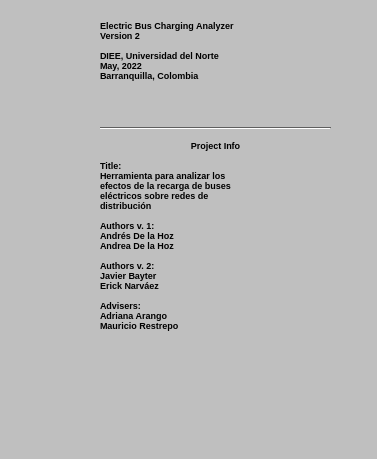
<?xml version="1.0" encoding="UTF-8"?>
<ui version="4.0">
 <class>AboutWindow</class>
 <widget class="QDialog" name="AboutWindow">
  <property name="windowModality">
   <enum>Qt::WindowModal</enum>
  </property>
  <property name="enabled">
   <bool>true</bool>
  </property>
  <property name="geometry">
   <rect>
    <x>0</x>
    <y>0</y>
    <width>377</width>
    <height>459</height>
   </rect>
  </property>
  <property name="sizePolicy">
   <sizepolicy hsizetype="Preferred" vsizetype="Preferred">
    <horstretch>0</horstretch>
    <verstretch>0</verstretch>
   </sizepolicy>
  </property>
  <property name="palette">
   <palette>
    <active>
     <colorrole role="WindowText">
      <brush brushstyle="SolidPattern">
       <color alpha="255">
        <red>0</red>
        <green>0</green>
        <blue>0</blue>
       </color>
      </brush>
     </colorrole>
     <colorrole role="Button">
      <brush brushstyle="SolidPattern">
       <color alpha="255">
        <red>191</red>
        <green>191</green>
        <blue>191</blue>
       </color>
      </brush>
     </colorrole>
     <colorrole role="Light">
      <brush brushstyle="SolidPattern">
       <color alpha="255">
        <red>255</red>
        <green>255</green>
        <blue>255</blue>
       </color>
      </brush>
     </colorrole>
     <colorrole role="Midlight">
      <brush brushstyle="SolidPattern">
       <color alpha="255">
        <red>223</red>
        <green>223</green>
        <blue>223</blue>
       </color>
      </brush>
     </colorrole>
     <colorrole role="Dark">
      <brush brushstyle="SolidPattern">
       <color alpha="255">
        <red>95</red>
        <green>95</green>
        <blue>95</blue>
       </color>
      </brush>
     </colorrole>
     <colorrole role="Mid">
      <brush brushstyle="SolidPattern">
       <color alpha="255">
        <red>127</red>
        <green>127</green>
        <blue>127</blue>
       </color>
      </brush>
     </colorrole>
     <colorrole role="Text">
      <brush brushstyle="SolidPattern">
       <color alpha="255">
        <red>0</red>
        <green>0</green>
        <blue>0</blue>
       </color>
      </brush>
     </colorrole>
     <colorrole role="BrightText">
      <brush brushstyle="SolidPattern">
       <color alpha="255">
        <red>255</red>
        <green>255</green>
        <blue>255</blue>
       </color>
      </brush>
     </colorrole>
     <colorrole role="ButtonText">
      <brush brushstyle="SolidPattern">
       <color alpha="255">
        <red>0</red>
        <green>0</green>
        <blue>0</blue>
       </color>
      </brush>
     </colorrole>
     <colorrole role="Base">
      <brush brushstyle="SolidPattern">
       <color alpha="255">
        <red>255</red>
        <green>255</green>
        <blue>255</blue>
       </color>
      </brush>
     </colorrole>
     <colorrole role="Window">
      <brush brushstyle="SolidPattern">
       <color alpha="255">
        <red>191</red>
        <green>191</green>
        <blue>191</blue>
       </color>
      </brush>
     </colorrole>
     <colorrole role="Shadow">
      <brush brushstyle="SolidPattern">
       <color alpha="255">
        <red>0</red>
        <green>0</green>
        <blue>0</blue>
       </color>
      </brush>
     </colorrole>
     <colorrole role="AlternateBase">
      <brush brushstyle="SolidPattern">
       <color alpha="255">
        <red>223</red>
        <green>223</green>
        <blue>223</blue>
       </color>
      </brush>
     </colorrole>
     <colorrole role="ToolTipBase">
      <brush brushstyle="SolidPattern">
       <color alpha="255">
        <red>255</red>
        <green>255</green>
        <blue>220</blue>
       </color>
      </brush>
     </colorrole>
     <colorrole role="ToolTipText">
      <brush brushstyle="SolidPattern">
       <color alpha="255">
        <red>0</red>
        <green>0</green>
        <blue>0</blue>
       </color>
      </brush>
     </colorrole>
    </active>
    <inactive>
     <colorrole role="WindowText">
      <brush brushstyle="SolidPattern">
       <color alpha="255">
        <red>0</red>
        <green>0</green>
        <blue>0</blue>
       </color>
      </brush>
     </colorrole>
     <colorrole role="Button">
      <brush brushstyle="SolidPattern">
       <color alpha="255">
        <red>191</red>
        <green>191</green>
        <blue>191</blue>
       </color>
      </brush>
     </colorrole>
     <colorrole role="Light">
      <brush brushstyle="SolidPattern">
       <color alpha="255">
        <red>255</red>
        <green>255</green>
        <blue>255</blue>
       </color>
      </brush>
     </colorrole>
     <colorrole role="Midlight">
      <brush brushstyle="SolidPattern">
       <color alpha="255">
        <red>223</red>
        <green>223</green>
        <blue>223</blue>
       </color>
      </brush>
     </colorrole>
     <colorrole role="Dark">
      <brush brushstyle="SolidPattern">
       <color alpha="255">
        <red>95</red>
        <green>95</green>
        <blue>95</blue>
       </color>
      </brush>
     </colorrole>
     <colorrole role="Mid">
      <brush brushstyle="SolidPattern">
       <color alpha="255">
        <red>127</red>
        <green>127</green>
        <blue>127</blue>
       </color>
      </brush>
     </colorrole>
     <colorrole role="Text">
      <brush brushstyle="SolidPattern">
       <color alpha="255">
        <red>0</red>
        <green>0</green>
        <blue>0</blue>
       </color>
      </brush>
     </colorrole>
     <colorrole role="BrightText">
      <brush brushstyle="SolidPattern">
       <color alpha="255">
        <red>255</red>
        <green>255</green>
        <blue>255</blue>
       </color>
      </brush>
     </colorrole>
     <colorrole role="ButtonText">
      <brush brushstyle="SolidPattern">
       <color alpha="255">
        <red>0</red>
        <green>0</green>
        <blue>0</blue>
       </color>
      </brush>
     </colorrole>
     <colorrole role="Base">
      <brush brushstyle="SolidPattern">
       <color alpha="255">
        <red>255</red>
        <green>255</green>
        <blue>255</blue>
       </color>
      </brush>
     </colorrole>
     <colorrole role="Window">
      <brush brushstyle="SolidPattern">
       <color alpha="255">
        <red>191</red>
        <green>191</green>
        <blue>191</blue>
       </color>
      </brush>
     </colorrole>
     <colorrole role="Shadow">
      <brush brushstyle="SolidPattern">
       <color alpha="255">
        <red>0</red>
        <green>0</green>
        <blue>0</blue>
       </color>
      </brush>
     </colorrole>
     <colorrole role="AlternateBase">
      <brush brushstyle="SolidPattern">
       <color alpha="255">
        <red>223</red>
        <green>223</green>
        <blue>223</blue>
       </color>
      </brush>
     </colorrole>
     <colorrole role="ToolTipBase">
      <brush brushstyle="SolidPattern">
       <color alpha="255">
        <red>255</red>
        <green>255</green>
        <blue>220</blue>
       </color>
      </brush>
     </colorrole>
     <colorrole role="ToolTipText">
      <brush brushstyle="SolidPattern">
       <color alpha="255">
        <red>0</red>
        <green>0</green>
        <blue>0</blue>
       </color>
      </brush>
     </colorrole>
    </inactive>
    <disabled>
     <colorrole role="WindowText">
      <brush brushstyle="SolidPattern">
       <color alpha="255">
        <red>95</red>
        <green>95</green>
        <blue>95</blue>
       </color>
      </brush>
     </colorrole>
     <colorrole role="Button">
      <brush brushstyle="SolidPattern">
       <color alpha="255">
        <red>191</red>
        <green>191</green>
        <blue>191</blue>
       </color>
      </brush>
     </colorrole>
     <colorrole role="Light">
      <brush brushstyle="SolidPattern">
       <color alpha="255">
        <red>255</red>
        <green>255</green>
        <blue>255</blue>
       </color>
      </brush>
     </colorrole>
     <colorrole role="Midlight">
      <brush brushstyle="SolidPattern">
       <color alpha="255">
        <red>223</red>
        <green>223</green>
        <blue>223</blue>
       </color>
      </brush>
     </colorrole>
     <colorrole role="Dark">
      <brush brushstyle="SolidPattern">
       <color alpha="255">
        <red>95</red>
        <green>95</green>
        <blue>95</blue>
       </color>
      </brush>
     </colorrole>
     <colorrole role="Mid">
      <brush brushstyle="SolidPattern">
       <color alpha="255">
        <red>127</red>
        <green>127</green>
        <blue>127</blue>
       </color>
      </brush>
     </colorrole>
     <colorrole role="Text">
      <brush brushstyle="SolidPattern">
       <color alpha="255">
        <red>95</red>
        <green>95</green>
        <blue>95</blue>
       </color>
      </brush>
     </colorrole>
     <colorrole role="BrightText">
      <brush brushstyle="SolidPattern">
       <color alpha="255">
        <red>255</red>
        <green>255</green>
        <blue>255</blue>
       </color>
      </brush>
     </colorrole>
     <colorrole role="ButtonText">
      <brush brushstyle="SolidPattern">
       <color alpha="255">
        <red>95</red>
        <green>95</green>
        <blue>95</blue>
       </color>
      </brush>
     </colorrole>
     <colorrole role="Base">
      <brush brushstyle="SolidPattern">
       <color alpha="255">
        <red>191</red>
        <green>191</green>
        <blue>191</blue>
       </color>
      </brush>
     </colorrole>
     <colorrole role="Window">
      <brush brushstyle="SolidPattern">
       <color alpha="255">
        <red>191</red>
        <green>191</green>
        <blue>191</blue>
       </color>
      </brush>
     </colorrole>
     <colorrole role="Shadow">
      <brush brushstyle="SolidPattern">
       <color alpha="255">
        <red>0</red>
        <green>0</green>
        <blue>0</blue>
       </color>
      </brush>
     </colorrole>
     <colorrole role="AlternateBase">
      <brush brushstyle="SolidPattern">
       <color alpha="255">
        <red>191</red>
        <green>191</green>
        <blue>191</blue>
       </color>
      </brush>
     </colorrole>
     <colorrole role="ToolTipBase">
      <brush brushstyle="SolidPattern">
       <color alpha="255">
        <red>255</red>
        <green>255</green>
        <blue>220</blue>
       </color>
      </brush>
     </colorrole>
     <colorrole role="ToolTipText">
      <brush brushstyle="SolidPattern">
       <color alpha="255">
        <red>0</red>
        <green>0</green>
        <blue>0</blue>
       </color>
      </brush>
     </colorrole>
    </disabled>
   </palette>
  </property>
  <property name="font">
   <font>
    <family>MS Sans Serif</family>
   </font>
  </property>
  <property name="contextMenuPolicy">
   <enum>Qt::DefaultContextMenu</enum>
  </property>
  <property name="acceptDrops">
   <bool>false</bool>
  </property>
  <property name="windowTitle">
   <string>About Electric Bus Charging Analyzer</string>
  </property>
  <property name="windowIcon">
   <iconset>
    <normaloff>../Imgs/iconBus.png</normaloff>../Imgs/iconBus.png</iconset>
  </property>
  <property name="statusTip">
   <string/>
  </property>
  <property name="whatsThis">
   <string/>
  </property>
  <property name="layoutDirection">
   <enum>Qt::LeftToRight</enum>
  </property>
  <property name="autoFillBackground">
   <bool>false</bool>
  </property>
  <property name="styleSheet">
   <string notr="true"/>
  </property>
  <property name="sizeGripEnabled">
   <bool>false</bool>
  </property>
  <property name="modal">
   <bool>false</bool>
  </property>
  <widget class="QLabel" name="AppIcon">
   <property name="geometry">
    <rect>
     <x>20</x>
     <y>10</y>
     <width>71</width>
     <height>51</height>
    </rect>
   </property>
   <property name="text">
    <string/>
   </property>
   <property name="pixmap">
    <pixmap>../Imgs/iconBus.png</pixmap>
   </property>
   <property name="scaledContents">
    <bool>true</bool>
   </property>
  </widget>
  <widget class="QLabel" name="AboutInfo1">
   <property name="geometry">
    <rect>
     <x>100</x>
     <y>20</y>
     <width>231</width>
     <height>131</height>
    </rect>
   </property>
   <property name="font">
    <font>
     <pointsize>7</pointsize>
     <weight>75</weight>
     <bold>true</bold>
    </font>
   </property>
   <property name="layoutDirection">
    <enum>Qt::RightToLeft</enum>
   </property>
   <property name="autoFillBackground">
    <bool>true</bool>
   </property>
   <property name="text">
    <string>Electric Bus Charging Analyzer
Version 2

DIEE, Universidad del Norte
May, 2022
Barranquilla, Colombia</string>
   </property>
   <property name="textFormat">
    <enum>Qt::AutoText</enum>
   </property>
   <property name="scaledContents">
    <bool>false</bool>
   </property>
   <property name="alignment">
    <set>Qt::AlignLeading|Qt::AlignLeft|Qt::AlignTop</set>
   </property>
  </widget>
  <widget class="Line" name="line">
   <property name="geometry">
    <rect>
     <x>100</x>
     <y>120</y>
     <width>231</width>
     <height>16</height>
    </rect>
   </property>
   <property name="autoFillBackground">
    <bool>true</bool>
   </property>
   <property name="orientation">
    <enum>Qt::Horizontal</enum>
   </property>
  </widget>
  <widget class="QLabel" name="AboutInfo1_2">
   <property name="geometry">
    <rect>
     <x>100</x>
     <y>160</y>
     <width>231</width>
     <height>281</height>
    </rect>
   </property>
   <property name="font">
    <font>
     <pointsize>7</pointsize>
     <weight>75</weight>
     <bold>true</bold>
    </font>
   </property>
   <property name="layoutDirection">
    <enum>Qt::RightToLeft</enum>
   </property>
   <property name="autoFillBackground">
    <bool>true</bool>
   </property>
   <property name="text">
    <string>Title:
Herramienta para analizar los
efectos de la recarga de buses
eléctricos sobre redes de
distribución

Authors v. 1:
Andrés De la Hoz
Andrea De la Hoz

Authors v. 2:
Javier Bayter
Erick Narváez

Advisers:
Adriana Arango
Mauricio Restrepo</string>
   </property>
   <property name="textFormat">
    <enum>Qt::AutoText</enum>
   </property>
   <property name="scaledContents">
    <bool>false</bool>
   </property>
   <property name="alignment">
    <set>Qt::AlignLeading|Qt::AlignLeft|Qt::AlignTop</set>
   </property>
  </widget>
  <widget class="QLabel" name="AboutInfo1_3">
   <property name="geometry">
    <rect>
     <x>100</x>
     <y>140</y>
     <width>231</width>
     <height>21</height>
    </rect>
   </property>
   <property name="font">
    <font>
     <pointsize>7</pointsize>
     <weight>75</weight>
     <bold>true</bold>
    </font>
   </property>
   <property name="layoutDirection">
    <enum>Qt::RightToLeft</enum>
   </property>
   <property name="autoFillBackground">
    <bool>true</bool>
   </property>
   <property name="text">
    <string>Project Info</string>
   </property>
   <property name="textFormat">
    <enum>Qt::AutoText</enum>
   </property>
   <property name="scaledContents">
    <bool>false</bool>
   </property>
   <property name="alignment">
    <set>Qt::AlignHCenter|Qt::AlignTop</set>
   </property>
  </widget>
  <widget class="QLabel" name="UN_Logo">
   <property name="geometry">
    <rect>
     <x>30</x>
     <y>60</y>
     <width>51</width>
     <height>51</height>
    </rect>
   </property>
   <property name="text">
    <string/>
   </property>
   <property name="pixmap">
    <pixmap>../Imgs/LogoUN-pEQUEÑO.png</pixmap>
   </property>
   <property name="scaledContents">
    <bool>true</bool>
   </property>
  </widget>
 </widget>
 <resources/>
 <connections/>
</ui>
